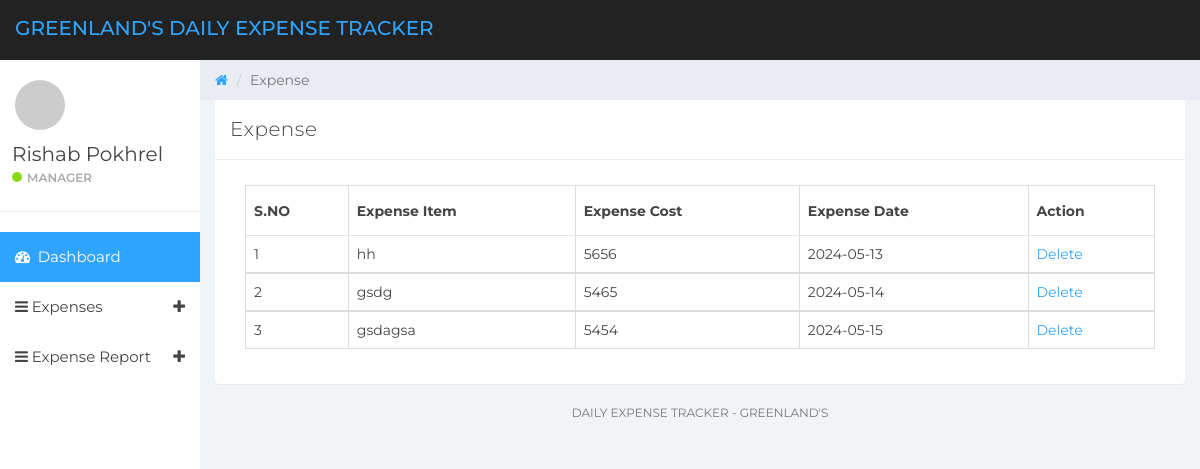
Page /expense/manage-expense.php (signed in) on the committed database.
### tables this page shows
CREATE TABLE `staffs` (
  `staff_id` int(11) NOT NULL,
  `staff_name` varchar(255) DEFAULT NULL,
  `role` varchar(255) DEFAULT NULL,
  `account_id` int(11) DEFAULT NULL
);

CREATE TABLE `tblexpense` (
  `ID` int(10) NOT NULL,
  `UserId` int(10) NOT NULL,
  `ExpenseDate` date DEFAULT NULL,
  `ExpenseItem` varchar(200) DEFAULT NULL,
  `ExpenseCost` varchar(200) DEFAULT NULL,
  `NoteDate` timestamp NULL DEFAULT current_timestamp()
);

### expense/manage-expense.php (the view, shortened to what this page needs)
  <?php
if (strlen($_SESSION['detsuid']==0)) {
  header('location:logout.php');
  } else{
?>
<!DOCTYPE html>
<html>
<head>
	<link href="css/bootstrap.min.css" rel="stylesheet">
	<link href="css/font-awesome.min.css" rel="stylesheet">
	<link href="css/datepicker3.css" rel="stylesheet">
	<link href="css/styles.css" rel="stylesheet">
</head>
<body>
	<?php include_once('includes/header.php');?>
	<?php include_once('includes/sidebar.php');?>
	<div class="col-sm-9 col-sm-offset-3 col-lg-10 col-lg-offset-2 main">
		<div class="row">
			<ol class="breadcrumb">
				<li><a href="#">
					<em class="fa fa-home"></em>
				</a></li>
				<li class="active">Expense</li>
			</ol>
		</div>
		<div class="row">
			<div class="col-lg-12">
				<div class="panel panel-default">
					<div class="panel-heading">Expense</div>
					<div class="panel-body">
						<div class="col-md-12">
							<div class="table-responsive">
            <table class="table table-bordered mg-b-0">
              <thead>
                <tr>
                  <th>S.NO</th>
                  <th>Expense Item</th>
                  <th>Expense Cost</th>
                  <th>Expense Date</th>
                  <th>Action</th>
                </tr>
              </thead>
              <?php
              $userid=$_SESSION['detsuid'];
$ret=mysqli_query($con,"select * from tblexpense where UserId='$userid'");
$cnt=1;
while ($row=mysqli_fetch_array($ret)) {
?>
              <tbody>
                <tr>
                  <td><?php echo $cnt;?></td>
                  <td><?php  echo $row['ExpenseItem'];?></td>
                  <td><?php  echo $row['ExpenseCost'];?></td>
                  <td><?php  echo $row['ExpenseDate'];?></td>
                  <td><a href="manage-expense.php?delid=<?php echo $row['ID'];?>">Delete</a>
                </tr>
                <?php
$cnt=$cnt+1;
}?>
              </tbody>
            </table>
          </div>
						</div>
					</div>
				</div>
			</div>
			<?php include_once('includes/footer.php');?>
		</div>
	</div>
</body>
</html>
<?php }  ?>

### expense/includes/sidebar.php (shortened to what this page needs)
<?php
include('includes/dbconnection.php');
?>
<div id="sidebar-collapse" class="col-sm-3 col-lg-2 sidebar">
    <div class="profile-sidebar">
        <div class="profile-userpic">
            <img src="http://placehold.it/50/30a5ff/fff" class="img-responsive" alt="">
        </div>
        <div class="profile-usertitle">
            <?php
            $uid = $_SESSION['detsuid'];
            $ret = mysqli_query($con, "select * from staffs where staff_id='$uid'");
            $row = mysqli_fetch_array($ret);
            $name = $row['staff_name'];
            $role = $row['role'];
            ?>
            <div class="profile-usertitle-name"><?php echo $name; ?></div>
            <div class="profile-usertitle-status"><span class="indicator label-success"></span><?php echo $role ?></div>
        </div>
    </div>
    <ul class="nav menu">
        <li class="active"><a href="dashboard.php"><em class="fa fa-dashboard">&nbsp;</em> Dashboard</a></li>
        <li class="parent "><a data-toggle="collapse" href="#sub-item-1">
                <em class="fa fa-navicon">&nbsp;</em>Expenses <span data-toggle="collapse" href="#sub-item-1" class="icon pull-right"><em class="fa fa-plus"></em></span>
            </a>
        </li>
        <li class="parent "><a data-toggle="collapse" href="#sub-item-2">
                <em class="fa fa-navicon">&nbsp;</em>Expense Report <span data-toggle="collapse" href="#sub-item-1" class="icon pull-right"><em class="fa fa-plus"></em></span>
            </a>
        </li>
    </ul>
</div>

### expense/css/styles.css (style rules this page uses)
body { background: #f1f4f7; padding-top: 60px; font-size: 14px; color: #444444; font-family: "Montserrat", "Helvetica Neue", Helvetica, Arial, sans-serif; }
a, a:hover, a:focus { color: #30a5ff; }
.label-success { background-color: #8ad919; }
.panel { border: 0; }
.panel-heading { font-size: 20px; font-weight: 300; letter-spacing: 0.025em; height: 60px; line-height: 38px; }
.panel-default .panel-heading { background: #fff; border-bottom: 1px solid #e9ecf2; color: #444444; }
.sidebar { display: block; padding: 0; display: none; box-shadow: none; background: #fff; }
.sidebar ul { margin: 20px 0px; }
@media (min-width: 768px) { .sidebar { display: block; position: fixed; top: 60px; bottom: 0; left: 0; z-index: 1000; display: block; margin: 0; padding: 0; overflow-x: hidden; overflow-y: auto; } }
.sidebar ul.nav .active a, .sidebar ul.nav li.parent a.active, .sidebar ul.nav .active > a:hover, .sidebar ul.nav li.parent a.active:hover, .sidebar ul.nav .active > a:focus, .sidebar ul.nav li.parent a.active:focus { color: #fff; background-color: #30a5ff; }
.sidebar ul.nav li a { height: 50px; font-size: 15px; line-height: 2em; color: #444444; }
.profile-sidebar { padding: 10px 0; border-bottom: 1px solid #e9ecf2; }
.indicator { width: 10px; height: 10px; display: inline-block; border-radius: 9999px; margin-right: 5px; }
.profile-userpic img { float: left; margin: 10px 0px 0px 15px; width: 50px; height: 50px; border-radius: 9999px !important; }
.profile-usertitle { float: left; text-align: left; margin: 10px 0 0 12px; }
.profile-usertitle-name { font-size: 20px; margin-bottom: 0px; }
.profile-usertitle-status { text-transform: uppercase; color: #AAA; font-size: 12px; font-weight: 600; margin-bottom: 15px; }
.breadcrumb { border-radius: 0; padding: 10px 15px 10px 15px; background: #e9ecf2; margin: 0; }
.table { background: #fff; }
.table > thead > tr > th { border-bottom: 1px solid #e6e7e8; vertical-align: middle; height: 50px; }

### rows in the picture
staffs: staff_name "Rishab Pokhrel", role "MANAGER"
tblexpense: ExpenseItem "hh", ExpenseCost "5656", ExpenseDate "2024-05-13"
tblexpense: ExpenseItem "gsdg", ExpenseCost "5465", ExpenseDate "2024-05-14"
tblexpense: ExpenseItem "gsdagsa", ExpenseCost "5454", ExpenseDate "2024-05-15"
